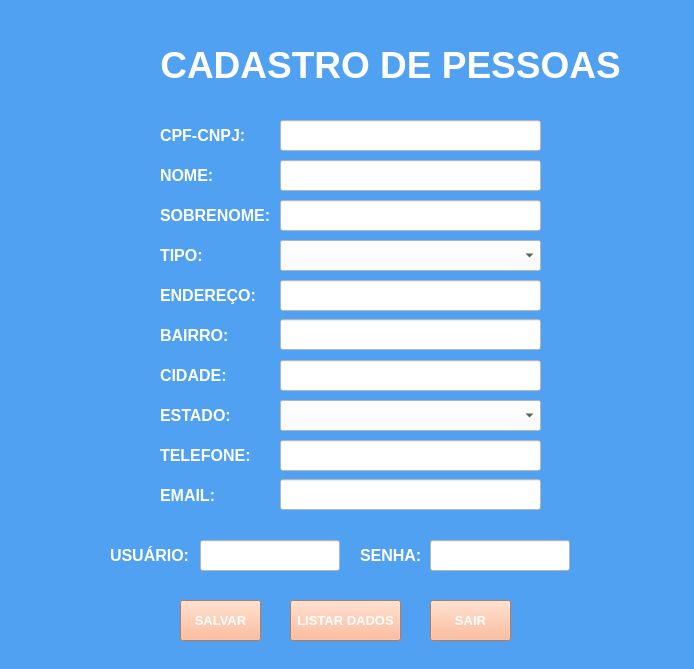
<?xml version="1.0" encoding="UTF-8"?>
<ui version="4.0">
 <class>MainWindow</class>
 <widget class="QMainWindow" name="MainWindow">
  <property name="geometry">
   <rect>
    <x>0</x>
    <y>0</y>
    <width>694</width>
    <height>669</height>
   </rect>
  </property>
  <property name="windowTitle">
   <string>Cadastro de Pessoas</string>
  </property>
  <property name="styleSheet">
   <string notr="true">background-color: rgb(80, 161, 241);</string>
  </property>
  <widget class="QWidget" name="centralwidget">
   <widget class="QLabel" name="label">
    <property name="geometry">
     <rect>
      <x>160</x>
      <y>20</y>
      <width>461</width>
      <height>91</height>
     </rect>
    </property>
    <property name="text">
     <string>&lt;html&gt;&lt;head/&gt;&lt;body&gt;&lt;p align=&quot;center&quot;&gt;&lt;span style=&quot; font-size:28pt; font-weight:600; color:#ffffff;&quot;&gt;CADASTRO DE PESSOAS&lt;/span&gt;&lt;/p&gt;&lt;/body&gt;&lt;/html&gt;</string>
    </property>
    <property name="alignment">
     <set>Qt::AlignCenter</set>
    </property>
   </widget>
   <widget class="QLineEdit" name="lineEdit">
    <property name="geometry">
     <rect>
      <x>280</x>
      <y>120</y>
      <width>261</width>
      <height>31</height>
     </rect>
    </property>
    <property name="styleSheet">
     <string notr="true">background-color: rgb(255, 255, 255);
color: rgb(0, 0, 0);</string>
    </property>
   </widget>
   <widget class="QLabel" name="label_2">
    <property name="geometry">
     <rect>
      <x>160</x>
      <y>120</y>
      <width>111</width>
      <height>31</height>
     </rect>
    </property>
    <property name="text">
     <string>&lt;html&gt;&lt;head/&gt;&lt;body&gt;&lt;p&gt;&lt;span style=&quot; font-size:12pt; font-weight:600; color:#ffffff;&quot;&gt;CPF-CNPJ:&lt;/span&gt;&lt;/p&gt;&lt;/body&gt;&lt;/html&gt;</string>
    </property>
   </widget>
   <widget class="QLabel" name="label_3">
    <property name="geometry">
     <rect>
      <x>160</x>
      <y>240</y>
      <width>111</width>
      <height>31</height>
     </rect>
    </property>
    <property name="text">
     <string>&lt;html&gt;&lt;head/&gt;&lt;body&gt;&lt;p&gt;&lt;span style=&quot; font-size:12pt; font-weight:600; color:#ffffff;&quot;&gt;TIPO:&lt;/span&gt;&lt;/p&gt;&lt;/body&gt;&lt;/html&gt;</string>
    </property>
   </widget>
   <widget class="QLabel" name="label_4">
    <property name="geometry">
     <rect>
      <x>160</x>
      <y>160</y>
      <width>111</width>
      <height>31</height>
     </rect>
    </property>
    <property name="text">
     <string>&lt;html&gt;&lt;head/&gt;&lt;body&gt;&lt;p&gt;&lt;span style=&quot; font-size:12pt; font-weight:600; color:#ffffff;&quot;&gt;NOME:&lt;/span&gt;&lt;/p&gt;&lt;/body&gt;&lt;/html&gt;</string>
    </property>
   </widget>
   <widget class="QLineEdit" name="lineEdit_2">
    <property name="geometry">
     <rect>
      <x>280</x>
      <y>160</y>
      <width>261</width>
      <height>31</height>
     </rect>
    </property>
    <property name="styleSheet">
     <string notr="true">background-color: rgb(255, 255, 255);
color: rgb(0, 0, 0);</string>
    </property>
   </widget>
   <widget class="QLabel" name="label_5">
    <property name="geometry">
     <rect>
      <x>160</x>
      <y>280</y>
      <width>111</width>
      <height>31</height>
     </rect>
    </property>
    <property name="text">
     <string>&lt;html&gt;&lt;head/&gt;&lt;body&gt;&lt;p&gt;&lt;span style=&quot; font-size:12pt; font-weight:600; color:#ffffff;&quot;&gt;ENDEREÇO:&lt;/span&gt;&lt;/p&gt;&lt;/body&gt;&lt;/html&gt;</string>
    </property>
   </widget>
   <widget class="QLabel" name="label_6">
    <property name="geometry">
     <rect>
      <x>160</x>
      <y>320</y>
      <width>111</width>
      <height>31</height>
     </rect>
    </property>
    <property name="text">
     <string>&lt;html&gt;&lt;head/&gt;&lt;body&gt;&lt;p&gt;&lt;span style=&quot; font-size:12pt; font-weight:600; color:#ffffff;&quot;&gt;BAIRRO:&lt;/span&gt;&lt;/p&gt;&lt;/body&gt;&lt;/html&gt;</string>
    </property>
   </widget>
   <widget class="QLineEdit" name="lineEdit_3">
    <property name="geometry">
     <rect>
      <x>280</x>
      <y>280</y>
      <width>261</width>
      <height>31</height>
     </rect>
    </property>
    <property name="styleSheet">
     <string notr="true">background-color: rgb(255, 255, 255);
color: rgb(0, 0, 0);</string>
    </property>
   </widget>
   <widget class="QLineEdit" name="lineEdit_4">
    <property name="geometry">
     <rect>
      <x>280</x>
      <y>319</y>
      <width>261</width>
      <height>31</height>
     </rect>
    </property>
    <property name="styleSheet">
     <string notr="true">background-color: rgb(255, 255, 255);
color: rgb(0, 0, 0);</string>
    </property>
   </widget>
   <widget class="QLabel" name="label_7">
    <property name="geometry">
     <rect>
      <x>160</x>
      <y>360</y>
      <width>111</width>
      <height>31</height>
     </rect>
    </property>
    <property name="text">
     <string>&lt;html&gt;&lt;head/&gt;&lt;body&gt;&lt;p&gt;&lt;span style=&quot; font-size:12pt; font-weight:600; color:#ffffff;&quot;&gt;CIDADE:&lt;/span&gt;&lt;/p&gt;&lt;/body&gt;&lt;/html&gt;</string>
    </property>
   </widget>
   <widget class="QLabel" name="label_8">
    <property name="geometry">
     <rect>
      <x>160</x>
      <y>400</y>
      <width>111</width>
      <height>31</height>
     </rect>
    </property>
    <property name="text">
     <string>&lt;html&gt;&lt;head/&gt;&lt;body&gt;&lt;p&gt;&lt;span style=&quot; font-size:12pt; font-weight:600; color:#ffffff;&quot;&gt;ESTADO:&lt;/span&gt;&lt;/p&gt;&lt;/body&gt;&lt;/html&gt;</string>
    </property>
   </widget>
   <widget class="QLabel" name="label_9">
    <property name="geometry">
     <rect>
      <x>160</x>
      <y>440</y>
      <width>111</width>
      <height>31</height>
     </rect>
    </property>
    <property name="text">
     <string>&lt;html&gt;&lt;head/&gt;&lt;body&gt;&lt;p&gt;&lt;span style=&quot; font-size:12pt; font-weight:600; color:#ffffff;&quot;&gt;TELEFONE:&lt;/span&gt;&lt;/p&gt;&lt;/body&gt;&lt;/html&gt;</string>
    </property>
   </widget>
   <widget class="QLabel" name="label_10">
    <property name="geometry">
     <rect>
      <x>160</x>
      <y>480</y>
      <width>111</width>
      <height>31</height>
     </rect>
    </property>
    <property name="text">
     <string>&lt;html&gt;&lt;head/&gt;&lt;body&gt;&lt;p&gt;&lt;span style=&quot; font-size:12pt; font-weight:600; color:#ffffff;&quot;&gt;EMAIL:&lt;/span&gt;&lt;/p&gt;&lt;/body&gt;&lt;/html&gt;</string>
    </property>
   </widget>
   <widget class="QLineEdit" name="lineEdit_5">
    <property name="geometry">
     <rect>
      <x>280</x>
      <y>360</y>
      <width>261</width>
      <height>31</height>
     </rect>
    </property>
    <property name="styleSheet">
     <string notr="true">background-color: rgb(255, 255, 255);
color: rgb(0, 0, 0);</string>
    </property>
   </widget>
   <widget class="QLineEdit" name="lineEdit_7">
    <property name="geometry">
     <rect>
      <x>280</x>
      <y>440</y>
      <width>261</width>
      <height>31</height>
     </rect>
    </property>
    <property name="styleSheet">
     <string notr="true">background-color: rgb(255, 255, 255);
color: rgb(0, 0, 0);</string>
    </property>
   </widget>
   <widget class="QLineEdit" name="lineEdit_8">
    <property name="geometry">
     <rect>
      <x>280</x>
      <y>479</y>
      <width>261</width>
      <height>31</height>
     </rect>
    </property>
    <property name="styleSheet">
     <string notr="true">background-color: rgb(255, 255, 255);
color: rgb(0, 0, 0);</string>
    </property>
   </widget>
   <widget class="QPushButton" name="btEnviarPessoas">
    <property name="geometry">
     <rect>
      <x>180</x>
      <y>600</y>
      <width>81</width>
      <height>41</height>
     </rect>
    </property>
    <property name="font">
     <font>
      <pointsize>10</pointsize>
      <weight>75</weight>
      <bold>true</bold>
     </font>
    </property>
    <property name="styleSheet">
     <string notr="true">color: rgb(255, 255, 255);
background-color: rgb(255, 170, 127);</string>
    </property>
    <property name="text">
     <string>SALVAR</string>
    </property>
   </widget>
   <widget class="QPushButton" name="btListarPessoas">
    <property name="geometry">
     <rect>
      <x>290</x>
      <y>600</y>
      <width>111</width>
      <height>41</height>
     </rect>
    </property>
    <property name="font">
     <font>
      <pointsize>10</pointsize>
      <weight>75</weight>
      <bold>true</bold>
     </font>
    </property>
    <property name="styleSheet">
     <string notr="true">color: rgb(255, 255, 255);
background-color: rgb(255, 170, 127);</string>
    </property>
    <property name="text">
     <string>LISTAR DADOS</string>
    </property>
   </widget>
   <widget class="QPushButton" name="btSairPessoas">
    <property name="geometry">
     <rect>
      <x>430</x>
      <y>600</y>
      <width>81</width>
      <height>41</height>
     </rect>
    </property>
    <property name="font">
     <font>
      <pointsize>10</pointsize>
      <weight>75</weight>
      <bold>true</bold>
     </font>
    </property>
    <property name="styleSheet">
     <string notr="true">color: rgb(255, 255, 255);
background-color: rgb(255, 170, 127);</string>
    </property>
    <property name="text">
     <string>SAIR</string>
    </property>
   </widget>
   <widget class="QComboBox" name="comboBox">
    <property name="geometry">
     <rect>
      <x>280</x>
      <y>400</y>
      <width>261</width>
      <height>31</height>
     </rect>
    </property>
    <property name="styleSheet">
     <string notr="true">color: rgb(0, 0, 0);
background-color: rgb(255, 255, 255);</string>
    </property>
   </widget>
   <widget class="QLabel" name="label_11">
    <property name="geometry">
     <rect>
      <x>20</x>
      <y>20</y>
      <width>121</width>
      <height>91</height>
     </rect>
    </property>
    <property name="text">
     <string/>
    </property>
    <property name="pixmap">
     <pixmap>Apresentação1-removebg-previewaawwwwwwwwwwww.png</pixmap>
    </property>
    <property name="scaledContents">
     <bool>true</bool>
    </property>
   </widget>
   <widget class="QLabel" name="label_12">
    <property name="geometry">
     <rect>
      <x>110</x>
      <y>540</y>
      <width>101</width>
      <height>31</height>
     </rect>
    </property>
    <property name="text">
     <string>&lt;html&gt;&lt;head/&gt;&lt;body&gt;&lt;p&gt;&lt;span style=&quot; font-size:12pt; font-weight:600; color:#ffffff;&quot;&gt;USUÁRIO:&lt;/span&gt;&lt;/p&gt;&lt;/body&gt;&lt;/html&gt;</string>
    </property>
   </widget>
   <widget class="QLineEdit" name="lineEdit_6">
    <property name="geometry">
     <rect>
      <x>200</x>
      <y>540</y>
      <width>140</width>
      <height>31</height>
     </rect>
    </property>
    <property name="styleSheet">
     <string notr="true">background-color: rgb(255, 255, 255);
color: rgb(0, 0, 0);</string>
    </property>
   </widget>
   <widget class="QLabel" name="label_13">
    <property name="geometry">
     <rect>
      <x>360</x>
      <y>540</y>
      <width>101</width>
      <height>31</height>
     </rect>
    </property>
    <property name="text">
     <string>&lt;html&gt;&lt;head/&gt;&lt;body&gt;&lt;p&gt;&lt;span style=&quot; font-size:12pt; font-weight:600; color:#ffffff;&quot;&gt;SENHA:&lt;/span&gt;&lt;/p&gt;&lt;/body&gt;&lt;/html&gt;</string>
    </property>
   </widget>
   <widget class="QLineEdit" name="lineEdit_10">
    <property name="geometry">
     <rect>
      <x>430</x>
      <y>540</y>
      <width>140</width>
      <height>31</height>
     </rect>
    </property>
    <property name="styleSheet">
     <string notr="true">background-color: rgb(255, 255, 255);
color: rgb(0, 0, 0);</string>
    </property>
   </widget>
   <widget class="QComboBox" name="cb_tipo">
    <property name="geometry">
     <rect>
      <x>280</x>
      <y>240</y>
      <width>261</width>
      <height>31</height>
     </rect>
    </property>
    <property name="styleSheet">
     <string notr="true">color: rgb(0, 0, 0);
background-color: rgb(255, 255, 255);</string>
    </property>
   </widget>
   <widget class="QLineEdit" name="lineEdit_9">
    <property name="geometry">
     <rect>
      <x>280</x>
      <y>200</y>
      <width>261</width>
      <height>31</height>
     </rect>
    </property>
    <property name="styleSheet">
     <string notr="true">background-color: rgb(255, 255, 255);
color: rgb(0, 0, 0);</string>
    </property>
   </widget>
   <widget class="QLabel" name="label_14">
    <property name="geometry">
     <rect>
      <x>160</x>
      <y>200</y>
      <width>111</width>
      <height>31</height>
     </rect>
    </property>
    <property name="text">
     <string>&lt;html&gt;&lt;head/&gt;&lt;body&gt;&lt;p&gt;&lt;span style=&quot; font-size:12pt; font-weight:600; color:#ffffff;&quot;&gt;SOBRENOME:&lt;/span&gt;&lt;/p&gt;&lt;/body&gt;&lt;/html&gt;</string>
    </property>
   </widget>
  </widget>
  <widget class="QStatusBar" name="statusbar"/>
 </widget>
 <resources/>
 <connections/>
</ui>
